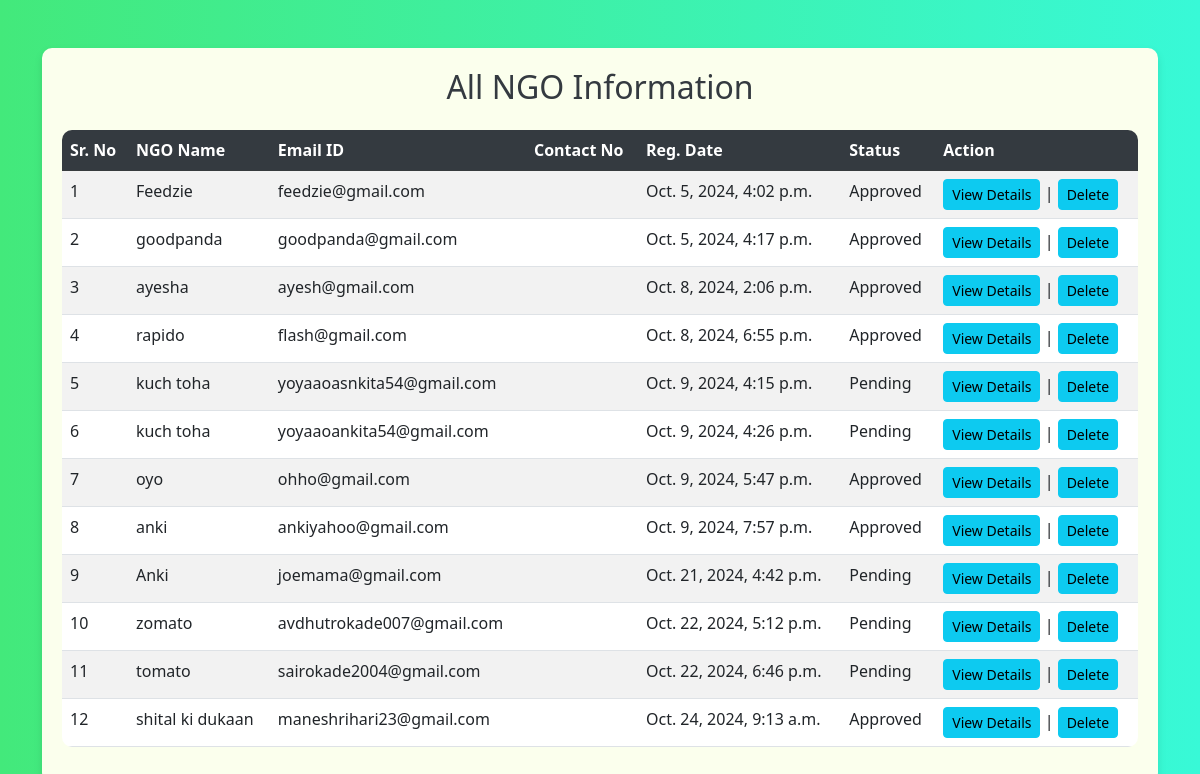
The page /all_ngo (signed in) on the database as committed earlier.
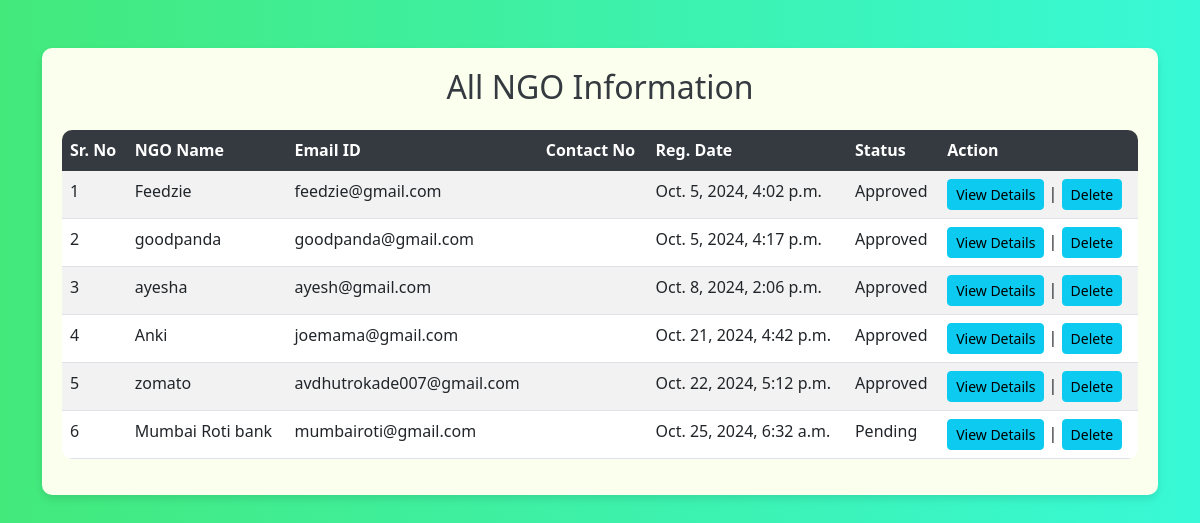
The same page on the database as committed later.
### donation/models.py (models this page shows, shortened)
class NGO(models.Model):
    user = models.ForeignKey(User,on_delete=models.CASCADE)
    contact = models.CharField(null=True, max_length=10)
    address = models.CharField(null=True, max_length=300)
    userpic = models.FileField(null=True)
    idpic = models.FileField(null=True)
    aboutme = models.CharField(null=True, max_length=300)
    status = models.CharField(max_length=20, choices=[('Pending', 'Pending'), ('Approved', 'Approved'), ('Rejected', 'Rejected')], default='Pending')
    regdate = models.DateTimeField(auto_now_add=True)
    adminremark = models.CharField(null=True, max_length=300)
    updationdate = models.DateField(null=True)
    city = models.ForeignKey(City, on_delete=models.CASCADE, null=True, blank=True)
    email = models.EmailField(unique=True, null=True, blank=True)
    category = models.ManyToManyField(Category, related_name='ngos')

### donation/views.py (the view)
# urls.py: path("all_ngo",all_ngo,name="all_ngo"),
def all_ngo(request):
    if not request.user.is_authenticated:
        return redirect('admin_login')
    ngo = NGO.objects.all()
    return render(request,'all_ngo.html',locals())

### donation/templates/all_ngo.html (shortened to what this page needs)
<!DOCTYPE html>
<html lang="en">
<head>
    <link href="https://cdn.jsdelivr.net/npm/bootstrap@5.3.0-alpha3/dist/css/bootstrap.min.css" rel="stylesheet">
</head>
<body>
<div class="container mt-5">
    <div class="table-container">
        <h2 class="mb-4"> All NGO Information</h2>
        <table class="table table-striped table-hover">
            <thead class="table-dark">
                <tr>
                    <th scope="col">Sr. No</th>
                    <th scope="col">NGO Name</th>
                    <th scope="col">Email ID</th>
                    <th scope="col">Contact No</th>
                    <th scope="col">Reg. Date</th>
                    <th scope="col">Status</th>
                    <th scope="col">Action</th>
                </tr>
            </thead>
            <tbody>
                {% for i in ngo %}
                <tr>
                    <td>{{ forloop.counter }}</td>
                    <td>{{ i.user.first_name }}</td>
                    <td>{{ i.user.username }}</td>
                    <td>{{ i.contact_no }}</td>
                    <td>{{ i.regdate }}</td>
                    <td>{{ i.status }}</td>
                    <td>
                        <a href="{% url 'view_ngodetail' i.id %}" class="btn btn-info btn-sm">View Details</a>
                     |  {% if i.user.id %}
                            <a href="{% url 'delete_ngo' i.user.id %}" class="btn btn-info btn-sm"
                                onclick="return confirm('Are you sure?')">Delete</a>
                        {% else %}
                            <span class="btn btn-info btn-sm disabled">Delete</span>
                        {% endif %}
                    </td>
                </tr>
                {% empty %}
                <tr>
                    <td colspan="7" class="text-center">No NGOs found</td>
                </tr>
                {% endfor %}
            </tbody>
        </table>
    </div>
</div>
</body>
</html>

Rows that differ between the two databases and show on the page:
removed NGO: user.first_name "rapido", user.username "flash@gmail.com", regdate "Oct. 8, 2024, 6:55 p.m.", status "Approved", shows "Delete"
removed NGO: user.first_name "kuch toha", user.username "yoyaaoasnkita54@gmail.com", regdate "Oct. 9, 2024, 4:15 p.m.", status "Pending", shows "Delete"
removed NGO: user.first_name "kuch toha", user.username "yoyaaoankita54@gmail.com", regdate "Oct. 9, 2024, 4:26 p.m.", status "Pending", shows "Delete"
removed NGO: user.first_name "oyo", user.username "ohho@gmail.com", regdate "Oct. 9, 2024, 5:47 p.m.", status "Approved", shows "Delete"
removed NGO: user.first_name "anki", user.username "ankiyahoo@gmail.com", regdate "Oct. 9, 2024, 7:57 p.m.", status "Approved", shows "Delete"
removed NGO: user.first_name "tomato", user.username "sairokade2004@gmail.com", regdate "Oct. 22, 2024, 6:46 p.m.", status "Pending", shows "Delete"
removed NGO: user.first_name "shital ki dukaan", user.username "maneshrihari23@gmail.com", regdate "Oct. 24, 2024, 9:13 a.m.", status "Approved", shows "Delete"
changed NGO "Oct. 21, 2024, 4:42 p.m.": status "Pending" → "Approved"
changed NGO "Oct. 22, 2024, 5:12 p.m.": status "Pending" → "Approved"
added NGO: user.first_name "Mumbai Roti bank", user.username "mumbairoti@gmail.com", regdate "Oct. 25, 2024, 6:32 a.m.", status "Pending", shows "Delete"
